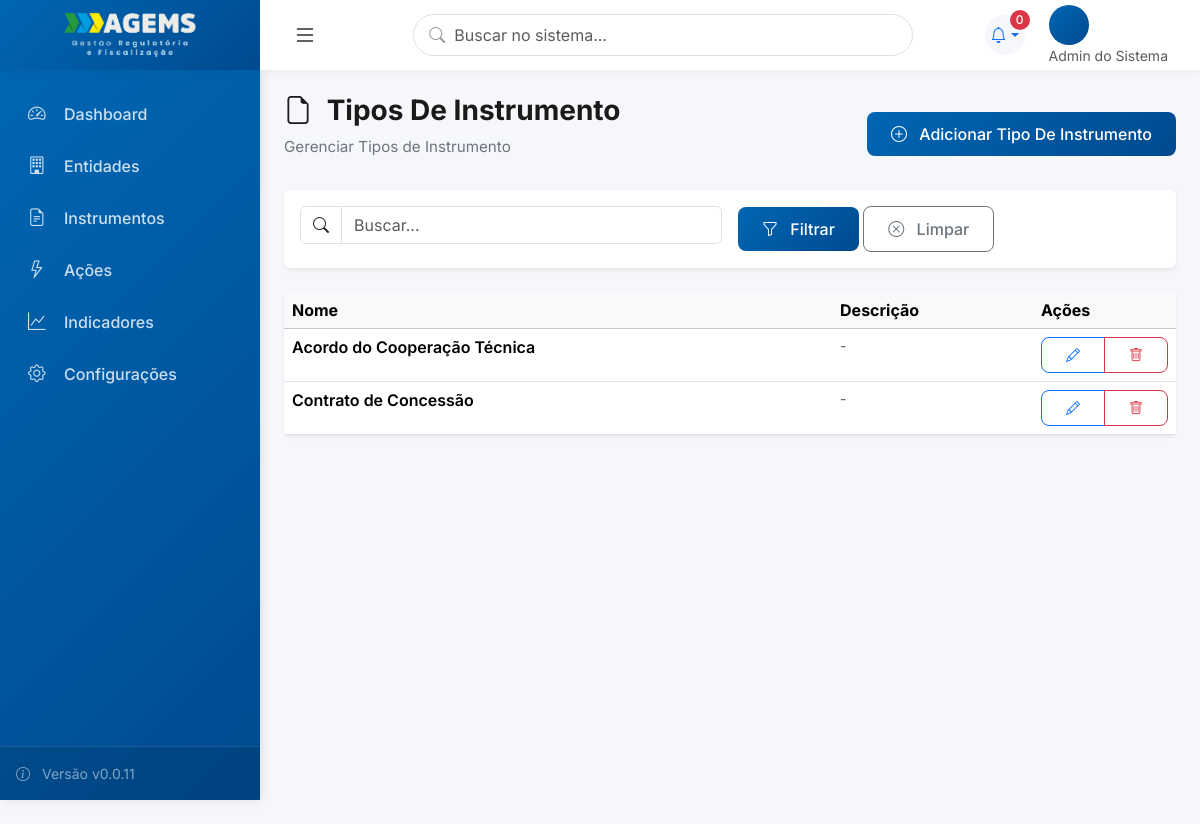
The app's page /tipos-instrumento/ (signed in), older data.
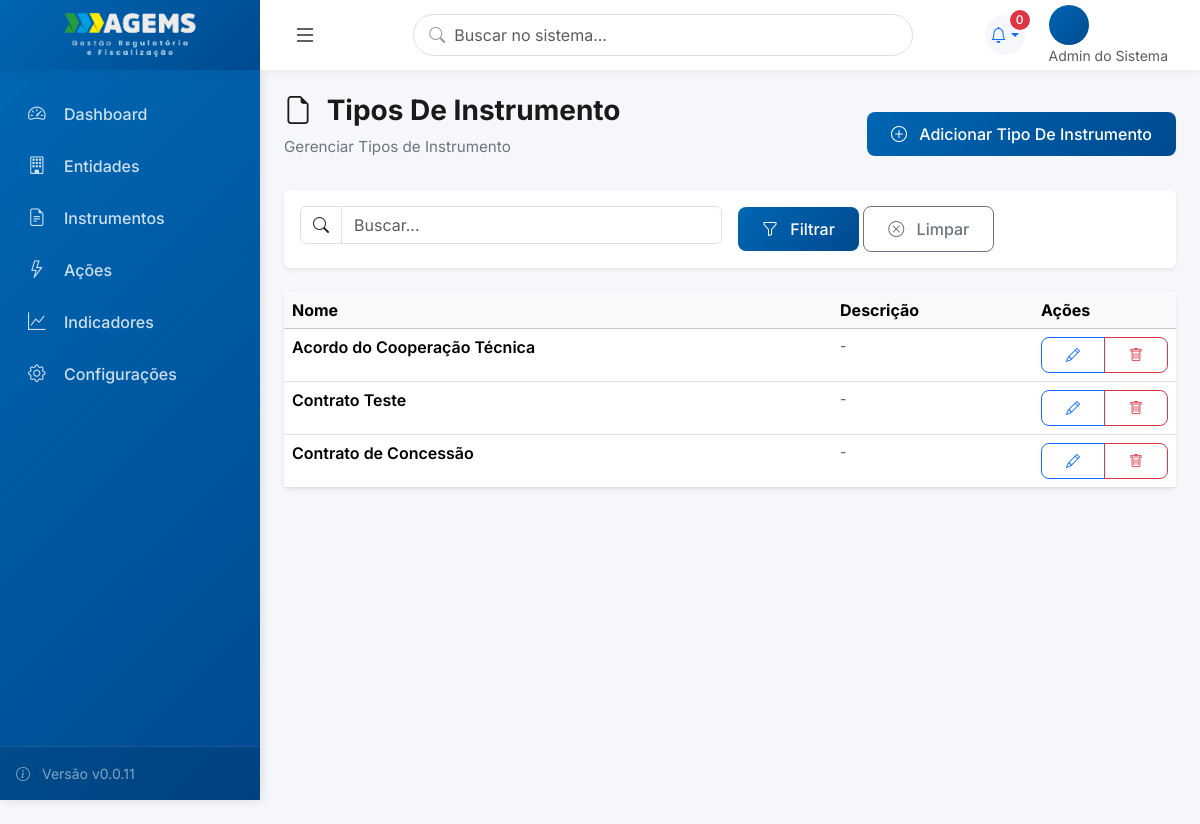
The same page, newer data.
### core/models.py (models this page shows, shortened)
class TipoInstrumento(models.Model):
    nome = models.CharField('Nome do Tipo', max_length=100, unique=True)
    descricao = models.TextField('Descrição', blank=True)
    ativo = models.BooleanField('Ativo', default=True)
    class Meta:
        verbose_name = 'Tipo de Instrumento'
        verbose_name_plural = 'Tipos de Instrumento'
        ordering = ['nome']

### core/core_views.py (the view)
# urls.py: path('tipos-instrumento/', TipoInstrumentoListView.as_view(), name='tipoinstrumento_list'),
class TipoInstrumentoListView(ModernListView):
    model = TipoInstrumento
    template_name = 'core/tipoinstrumento_list.html'
    icon = "bi bi-file-earmark"
    create_url = 'tipoinstrumento_create'

### core/views.py (called while the page is built)
    def get_context_data(self, **kwargs):
        context = super().get_context_data(**kwargs)
        context['title'] = getattr(self, 'title', self.model._meta.verbose_name_plural.title())
        context['subtitle'] = getattr(self, 'subtitle', f'Gerenciar {self.model._meta.verbose_name_plural}')
        context['icon'] = getattr(self, 'icon', 'bi bi-list')
        context['singular_name'] = self.model._meta.verbose_name.title()
        context['create_url'] = getattr(self, 'create_url', f'{self.model._meta.model_name}_create')
        return context

    def get_queryset(self):
        queryset = self.model.objects.all()
        search = self.request.GET.get('q')
        if search and hasattr(self, 'search_fields'):
            from django.db.models import Q
            query = Q()
            for field in self.search_fields:
                query |= Q(**{f'{field}__icontains': search})
            queryset = queryset.filter(query)
        return queryset

### templates/core/tipoinstrumento_list.html
﻿{% extends 'components/list_view.html' %}
{% block table_headers %}
<th>Nome</th>
<th>Descrição</th>
{% endblock %}
{% block table_rows %}
{% for item in object_list %}
<tr>
    <td>
        <div class="fw-semibold">{{item.nome}}</div>
    </td>
    <td>
        {% if item.descricao %}
        <small class="text-muted">{{item.descricao|truncatewords:15}}</small>
        {% else %}
        <small class="text-muted">-</small>
        {% endif %}
    </td>
    <td>
        <div class="btn-group btn-group-sm">
            <a href="{% url 'tipoinstrumento_edit' item.pk %}" class="btn btn-outline-primary" title="Editar">
                <i class="bi bi-pencil"></i>
            </a>
            <a href="{% url 'tipoinstrumento_delete' item.pk %}" class="btn btn-outline-danger" title="Excluir">
                <i class="bi bi-trash"></i>
            </a>
        </div>
    </td>
</tr>
{% endfor %}
{% endblock %}

Row changes from the older to the newer data that the page shows:
added TipoInstrumento: nome "Contrato Teste"
